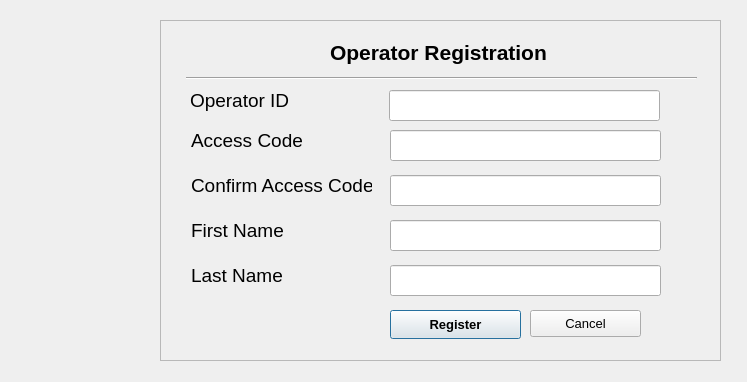
<?xml version="1.0" encoding="UTF-8"?>
<ui version="4.0">
 <class>OperatorReg</class>
 <widget class="QDialog" name="OperatorReg">
  <property name="geometry">
   <rect>
    <x>0</x>
    <y>0</y>
    <width>747</width>
    <height>382</height>
   </rect>
  </property>
  <property name="windowTitle">
   <string>Operator Registration</string>
  </property>
  <widget class="QFrame" name="frame">
   <property name="geometry">
    <rect>
     <x>160</x>
     <y>20</y>
     <width>561</width>
     <height>341</height>
    </rect>
   </property>
   <property name="frameShape">
    <enum>QFrame::StyledPanel</enum>
   </property>
   <property name="frameShadow">
    <enum>QFrame::Raised</enum>
   </property>
   <widget class="QLineEdit" name="inpAccessCodeConfirm">
    <property name="geometry">
     <rect>
      <x>230</x>
      <y>155</y>
      <width>271</width>
      <height>31</height>
     </rect>
    </property>
    <property name="font">
     <font>
      <family>Arial</family>
      <pointsize>14</pointsize>
     </font>
    </property>
    <property name="text">
     <string/>
    </property>
    <property name="maxLength">
     <number>10</number>
    </property>
    <property name="echoMode">
     <enum>QLineEdit::Password</enum>
    </property>
   </widget>
   <widget class="QLabel" name="lblLastName">
    <property name="geometry">
     <rect>
      <x>31</x>
      <y>245</y>
      <width>93</width>
      <height>21</height>
     </rect>
    </property>
    <property name="font">
     <font>
      <family>Arial</family>
      <pointsize>14</pointsize>
     </font>
    </property>
    <property name="text">
     <string>Last Name:</string>
    </property>
   </widget>
   <widget class="QLineEdit" name="inpFirstName">
    <property name="geometry">
     <rect>
      <x>230</x>
      <y>200</y>
      <width>271</width>
      <height>31</height>
     </rect>
    </property>
    <property name="font">
     <font>
      <family>Arial</family>
      <pointsize>14</pointsize>
     </font>
    </property>
    <property name="text">
     <string/>
    </property>
    <property name="maxLength">
     <number>20</number>
    </property>
   </widget>
   <widget class="QLabel" name="label_13">
    <property name="geometry">
     <rect>
      <x>170</x>
      <y>20</y>
      <width>241</width>
      <height>31</height>
     </rect>
    </property>
    <property name="font">
     <font>
      <family>Arial</family>
      <pointsize>16</pointsize>
      <weight>75</weight>
      <bold>true</bold>
     </font>
    </property>
    <property name="text">
     <string>Operator Registration</string>
    </property>
    <property name="alignment">
     <set>Qt::AlignLeading|Qt::AlignLeft|Qt::AlignTop</set>
    </property>
   </widget>
   <widget class="QLabel" name="lblFirstName">
    <property name="geometry">
     <rect>
      <x>31</x>
      <y>200</y>
      <width>94</width>
      <height>21</height>
     </rect>
    </property>
    <property name="font">
     <font>
      <family>Arial</family>
      <pointsize>14</pointsize>
     </font>
    </property>
    <property name="text">
     <string>First Name:</string>
    </property>
   </widget>
   <widget class="QLabel" name="lblFirstName_3">
    <property name="geometry">
     <rect>
      <x>30</x>
      <y>70</y>
      <width>111</width>
      <height>21</height>
     </rect>
    </property>
    <property name="font">
     <font>
      <family>Arial</family>
      <pointsize>14</pointsize>
     </font>
    </property>
    <property name="text">
     <string>Operator ID</string>
    </property>
   </widget>
   <widget class="QPushButton" name="btnRegister">
    <property name="geometry">
     <rect>
      <x>230</x>
      <y>290</y>
      <width>131</width>
      <height>29</height>
     </rect>
    </property>
    <property name="font">
     <font>
      <pointsize>10</pointsize>
      <weight>75</weight>
      <bold>true</bold>
     </font>
    </property>
    <property name="text">
     <string>Register</string>
    </property>
   </widget>
   <widget class="QLabel" name="lblRegCodeConfrim">
    <property name="geometry">
     <rect>
      <x>31</x>
      <y>155</y>
      <width>181</width>
      <height>21</height>
     </rect>
    </property>
    <property name="font">
     <font>
      <family>Arial</family>
      <pointsize>14</pointsize>
     </font>
    </property>
    <property name="text">
     <string>Confirm Access Code:</string>
    </property>
   </widget>
   <widget class="QLineEdit" name="inpLastName">
    <property name="geometry">
     <rect>
      <x>230</x>
      <y>245</y>
      <width>271</width>
      <height>31</height>
     </rect>
    </property>
    <property name="font">
     <font>
      <family>Arial</family>
      <pointsize>14</pointsize>
     </font>
    </property>
    <property name="text">
     <string/>
    </property>
    <property name="maxLength">
     <number>20</number>
    </property>
   </widget>
   <widget class="QLabel" name="lblRegCode">
    <property name="geometry">
     <rect>
      <x>31</x>
      <y>110</y>
      <width>111</width>
      <height>21</height>
     </rect>
    </property>
    <property name="font">
     <font>
      <family>Arial</family>
      <pointsize>14</pointsize>
     </font>
    </property>
    <property name="text">
     <string>Access Code:</string>
    </property>
   </widget>
   <widget class="QLineEdit" name="inpOperatorID">
    <property name="geometry">
     <rect>
      <x>229</x>
      <y>70</y>
      <width>271</width>
      <height>31</height>
     </rect>
    </property>
    <property name="font">
     <font>
      <family>Arial</family>
      <pointsize>14</pointsize>
     </font>
    </property>
    <property name="text">
     <string/>
    </property>
    <property name="maxLength">
     <number>10</number>
    </property>
   </widget>
   <widget class="QLineEdit" name="inpAccessCode">
    <property name="geometry">
     <rect>
      <x>230</x>
      <y>110</y>
      <width>271</width>
      <height>31</height>
     </rect>
    </property>
    <property name="font">
     <font>
      <family>Arial</family>
      <pointsize>14</pointsize>
     </font>
    </property>
    <property name="text">
     <string/>
    </property>
    <property name="maxLength">
     <number>10</number>
    </property>
    <property name="echoMode">
     <enum>QLineEdit::Password</enum>
    </property>
   </widget>
   <widget class="QPushButton" name="btnCancel">
    <property name="geometry">
     <rect>
      <x>370</x>
      <y>290</y>
      <width>111</width>
      <height>27</height>
     </rect>
    </property>
    <property name="font">
     <font>
      <pointsize>10</pointsize>
     </font>
    </property>
    <property name="text">
     <string>Cancel</string>
    </property>
   </widget>
   <widget class="Line" name="line">
    <property name="geometry">
     <rect>
      <x>26</x>
      <y>50</y>
      <width>511</width>
      <height>16</height>
     </rect>
    </property>
    <property name="orientation">
     <enum>Qt::Horizontal</enum>
    </property>
   </widget>
  </widget>
  <widget class="QLabel" name="label_14">
   <property name="geometry">
    <rect>
     <x>20</x>
     <y>20</y>
     <width>121</width>
     <height>231</height>
    </rect>
   </property>
   <property name="text">
    <string/>
   </property>
   <property name="pixmap">
    <pixmap>resources/logo.png</pixmap>
   </property>
  </widget>
 </widget>
 <tabstops>
  <tabstop>inpOperatorID</tabstop>
  <tabstop>inpAccessCode</tabstop>
  <tabstop>inpAccessCodeConfirm</tabstop>
  <tabstop>inpFirstName</tabstop>
  <tabstop>inpLastName</tabstop>
  <tabstop>btnRegister</tabstop>
 </tabstops>
 <resources/>
 <connections>
  <connection>
   <sender>btnCancel</sender>
   <signal>clicked()</signal>
   <receiver>OperatorReg</receiver>
   <slot>reject()</slot>
   <hints>
    <hint type="sourcelabel">
     <x>552</x>
     <y>323</y>
    </hint>
    <hint type="destinationlabel">
     <x>373</x>
     <y>190</y>
    </hint>
   </hints>
  </connection>
 </connections>
</ui>
